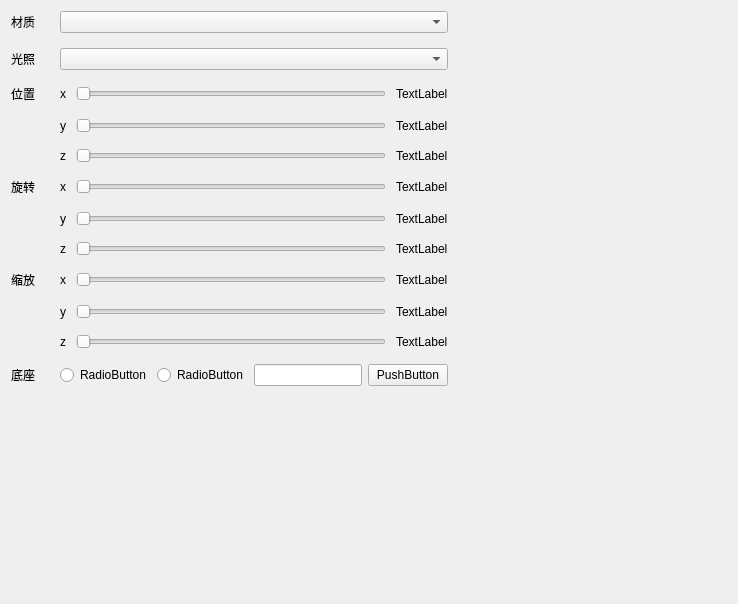
<?xml version="1.0" encoding="UTF-8"?>
<ui version="4.0">
 <class>PropertyEditorWidgetClass</class>
 <widget class="QWidget" name="PropertyEditorWidgetClass">
  <property name="geometry">
   <rect>
    <x>0</x>
    <y>0</y>
    <width>738</width>
    <height>604</height>
   </rect>
  </property>
  <property name="windowTitle">
   <string>PropertyEditorWidget</string>
  </property>
  <widget class="QWidget" name="">
   <layout class="QGridLayout" name="gridLayout">
    <property name="horizontalSpacing">
     <number>25</number>
    </property>
    <property name="verticalSpacing">
     <number>15</number>
    </property>
    <item row="8" column="1">
     <layout class="QHBoxLayout" name="horizontalLayout_7">
      <property name="spacing">
       <number>10</number>
      </property>
      <item>
       <widget class="QLabel" name="label_13">
        <property name="text">
         <string>x</string>
        </property>
       </widget>
      </item>
      <item>
       <widget class="QSlider" name="horizontalSlider_8">
        <property name="orientation">
         <enum>Qt::Orientation::Horizontal</enum>
        </property>
       </widget>
      </item>
      <item>
       <widget class="QLabel" name="label_20">
        <property name="text">
         <string>TextLabel</string>
        </property>
       </widget>
      </item>
     </layout>
    </item>
    <item row="1" column="0">
     <widget class="QLabel" name="label">
      <property name="text">
       <string>光照</string>
      </property>
     </widget>
    </item>
    <item row="10" column="1">
     <layout class="QHBoxLayout" name="horizontalLayout_9">
      <property name="spacing">
       <number>10</number>
      </property>
      <item>
       <widget class="QLabel" name="label_12">
        <property name="text">
         <string>z</string>
        </property>
       </widget>
      </item>
      <item>
       <widget class="QSlider" name="horizontalSlider_9">
        <property name="orientation">
         <enum>Qt::Orientation::Horizontal</enum>
        </property>
       </widget>
      </item>
      <item>
       <widget class="QLabel" name="label_22">
        <property name="text">
         <string>TextLabel</string>
        </property>
       </widget>
      </item>
     </layout>
    </item>
    <item row="1" column="1">
     <widget class="QComboBox" name="LightModelCombox"/>
    </item>
    <item row="0" column="0">
     <widget class="QLabel" name="LabelMaterial">
      <property name="text">
       <string>材质</string>
      </property>
     </widget>
    </item>
    <item row="3" column="1">
     <layout class="QHBoxLayout" name="horizontalLayout_2">
      <property name="spacing">
       <number>10</number>
      </property>
      <item>
       <widget class="QLabel" name="label_6">
        <property name="text">
         <string>y</string>
        </property>
       </widget>
      </item>
      <item>
       <widget class="QSlider" name="horizontalSlider_2">
        <property name="orientation">
         <enum>Qt::Orientation::Horizontal</enum>
        </property>
       </widget>
      </item>
      <item>
       <widget class="QLabel" name="label_15">
        <property name="text">
         <string>TextLabel</string>
        </property>
       </widget>
      </item>
     </layout>
    </item>
    <item row="5" column="1">
     <layout class="QHBoxLayout" name="horizontalLayout_4">
      <property name="spacing">
       <number>10</number>
      </property>
      <item>
       <widget class="QLabel" name="label_10">
        <property name="text">
         <string>x</string>
        </property>
       </widget>
      </item>
      <item>
       <widget class="QSlider" name="horizontalSlider_4">
        <property name="orientation">
         <enum>Qt::Orientation::Horizontal</enum>
        </property>
       </widget>
      </item>
      <item>
       <widget class="QLabel" name="label_17">
        <property name="text">
         <string>TextLabel</string>
        </property>
       </widget>
      </item>
     </layout>
    </item>
    <item row="4" column="1">
     <layout class="QHBoxLayout" name="horizontalLayout_3">
      <property name="spacing">
       <number>10</number>
      </property>
      <item>
       <widget class="QLabel" name="label_7">
        <property name="text">
         <string>z</string>
        </property>
       </widget>
      </item>
      <item>
       <widget class="QSlider" name="horizontalSlider_3">
        <property name="orientation">
         <enum>Qt::Orientation::Horizontal</enum>
        </property>
       </widget>
      </item>
      <item>
       <widget class="QLabel" name="label_16">
        <property name="text">
         <string>TextLabel</string>
        </property>
       </widget>
      </item>
     </layout>
    </item>
    <item row="8" column="0">
     <widget class="QLabel" name="label_4">
      <property name="text">
       <string>缩放</string>
      </property>
     </widget>
    </item>
    <item row="7" column="1">
     <layout class="QHBoxLayout" name="horizontalLayout_6">
      <property name="spacing">
       <number>10</number>
      </property>
      <item>
       <widget class="QLabel" name="label_9">
        <property name="text">
         <string>z</string>
        </property>
       </widget>
      </item>
      <item>
       <widget class="QSlider" name="horizontalSlider_6">
        <property name="orientation">
         <enum>Qt::Orientation::Horizontal</enum>
        </property>
       </widget>
      </item>
      <item>
       <widget class="QLabel" name="label_19">
        <property name="text">
         <string>TextLabel</string>
        </property>
       </widget>
      </item>
     </layout>
    </item>
    <item row="9" column="1">
     <layout class="QHBoxLayout" name="horizontalLayout_8">
      <property name="spacing">
       <number>10</number>
      </property>
      <item>
       <widget class="QLabel" name="label_11">
        <property name="text">
         <string>y</string>
        </property>
       </widget>
      </item>
      <item>
       <widget class="QSlider" name="horizontalSlider_7">
        <property name="orientation">
         <enum>Qt::Orientation::Horizontal</enum>
        </property>
       </widget>
      </item>
      <item>
       <widget class="QLabel" name="label_21">
        <property name="text">
         <string>TextLabel</string>
        </property>
       </widget>
      </item>
     </layout>
    </item>
    <item row="2" column="0">
     <widget class="QLabel" name="label_2">
      <property name="text">
       <string>位置</string>
      </property>
     </widget>
    </item>
    <item row="2" column="1">
     <layout class="QHBoxLayout" name="horizontalLayout">
      <property name="spacing">
       <number>10</number>
      </property>
      <item>
       <widget class="QLabel" name="label_5">
        <property name="text">
         <string>x</string>
        </property>
       </widget>
      </item>
      <item>
       <widget class="QSlider" name="horizontalSlider">
        <property name="orientation">
         <enum>Qt::Orientation::Horizontal</enum>
        </property>
       </widget>
      </item>
      <item>
       <widget class="QLabel" name="label_14">
        <property name="text">
         <string>TextLabel</string>
        </property>
       </widget>
      </item>
     </layout>
    </item>
    <item row="0" column="1">
     <widget class="QComboBox" name="MaterialComBox"/>
    </item>
    <item row="6" column="1">
     <layout class="QHBoxLayout" name="horizontalLayout_5">
      <property name="spacing">
       <number>10</number>
      </property>
      <item>
       <widget class="QLabel" name="label_8">
        <property name="text">
         <string>y</string>
        </property>
       </widget>
      </item>
      <item>
       <widget class="QSlider" name="horizontalSlider_5">
        <property name="orientation">
         <enum>Qt::Orientation::Horizontal</enum>
        </property>
       </widget>
      </item>
      <item>
       <widget class="QLabel" name="label_18">
        <property name="text">
         <string>TextLabel</string>
        </property>
       </widget>
      </item>
     </layout>
    </item>
    <item row="5" column="0">
     <widget class="QLabel" name="label_3">
      <property name="text">
       <string>旋转</string>
      </property>
     </widget>
    </item>
    <item row="11" column="1">
     <layout class="QHBoxLayout" name="horizontalLayout_10">
      <item>
       <widget class="QRadioButton" name="radioButton_2">
        <property name="text">
         <string>RadioButton</string>
        </property>
       </widget>
      </item>
      <item>
       <widget class="QRadioButton" name="radioButton">
        <property name="text">
         <string>RadioButton</string>
        </property>
       </widget>
      </item>
      <item>
       <widget class="QLineEdit" name="lineEdit"/>
      </item>
      <item>
       <widget class="QPushButton" name="pushButton">
        <property name="text">
         <string>PushButton</string>
        </property>
       </widget>
      </item>
     </layout>
    </item>
    <item row="11" column="0">
     <widget class="QLabel" name="label_23">
      <property name="text">
       <string>底座</string>
      </property>
     </widget>
    </item>
   </layout>
  </widget>
 </widget>
 <layoutdefault spacing="6" margin="11"/>
 <resources/>
 <connections/>
</ui>
